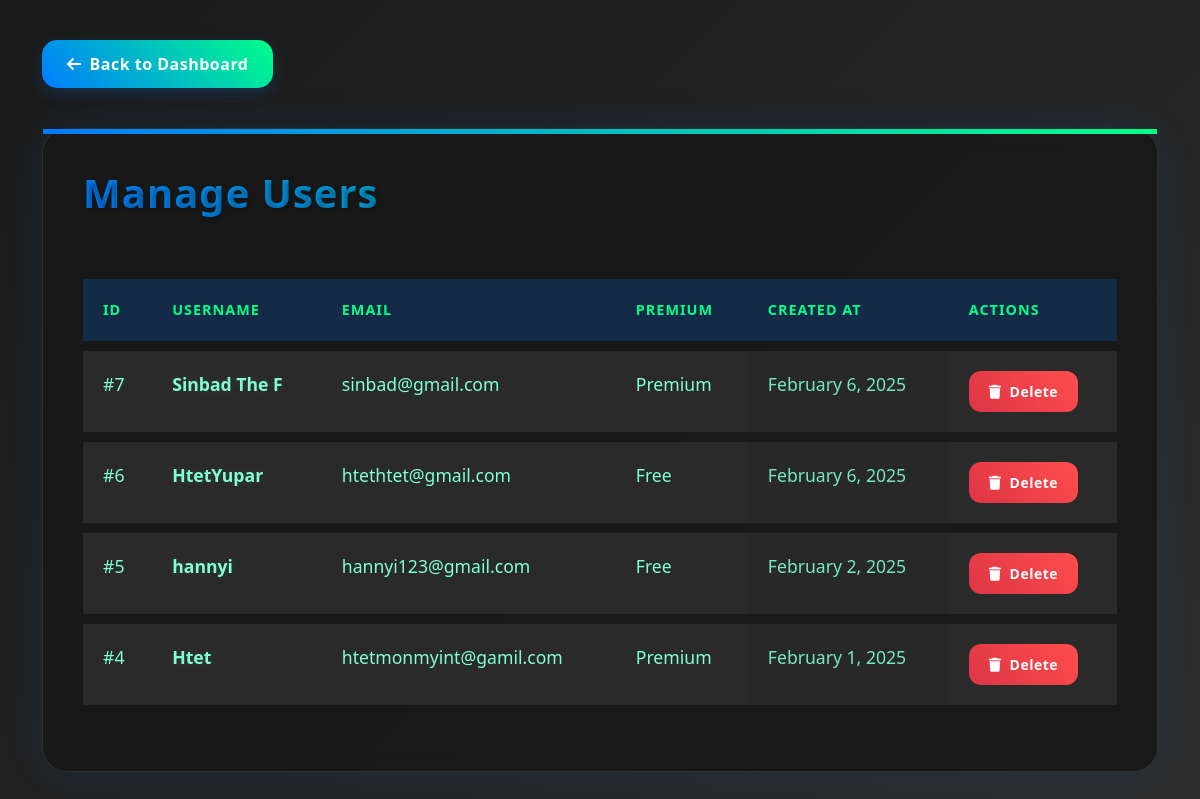
The app's page /admin/manage_users.php (signed in) with its own data.
### tables this page shows
CREATE TABLE `users` (
  `user_id` int(11) NOT NULL,
  `username` varchar(20) NOT NULL,
  `email` varchar(100) NOT NULL,
  `password` varchar(255) NOT NULL,
  `created_at` timestamp NOT NULL DEFAULT current_timestamp(),
  `is_admin` tinyint(1) DEFAULT 0,
  `profile_image` varchar(255) DEFAULT NULL,
  `is_premium` tinyint(1) DEFAULT 0
);

### admin/manage_users.php (the view, shortened to what this page needs)
<?php
require_once '../config/database.php';
$stmt = $pdo->query("SELECT user_id, username, email, created_at, is_premium FROM users ORDER BY created_at DESC");
$users = $stmt->fetchAll();
?>
<!DOCTYPE html>
<html lang="en">
<head>
    <link href="https://cdn.jsdelivr.net/npm/bootstrap@5.3.0/dist/css/bootstrap.min.css" rel="stylesheet">
    <link rel="stylesheet" href="https://cdnjs.cloudflare.com/ajax/libs/font-awesome/6.4.0/css/all.min.css">
</head>
<body>
    <div class="container">
        <a href="dashboard.php" class="back-btn">
            <i class="fas fa-arrow-left me-2"></i>Back to Dashboard
        </a>
        <div class="users-container">
            <h2 class="page-title">Manage Users</h2>
            <div class="table-responsive">
                <table class="table">
                    <thead>
                        <tr>
                            <th>ID</th>
                            <th>Username</th>
                            <th>Email</th>
                            <th>Premium</th>
                            <th>Created At</th>
                            <th>Actions</th>
                        </tr>
                    </thead>
                    <tbody>
                        <?php foreach ($users as $user): ?>
                            <tr>
                                <td>#<?php echo $user['user_id']; ?></td>
                                <td class="user-name"><?php echo htmlspecialchars($user['username']); ?></td>
                                <td class="user-email"><?php echo htmlspecialchars($user['email']); ?></td>
                                <td>
                                    <span class="status-badge status-<?php echo $user['is_premium'] ? 'premium' : 'free'; ?>">
                                        <?php echo $user['is_premium'] ? 'Premium' : 'Free'; ?>
                                    </span>
                                </td>
                                <td class="user-date"><?php echo date('F j, Y', strtotime($user['created_at'])); ?></td>
                                <td>
                                    <button type="button" class="btn btn-danger btn-sm" onclick="confirmDelete(<?php echo $user['user_id']; ?>, '<?php echo htmlspecialchars($user['username']); ?>')">
                                        <i class="fas fa-trash me-2"></i>Delete
                                    </button>
                                </td>
                            </tr>
                        <?php endforeach; ?>
                    </tbody>
                </table>
            </div>
        </div>
    </div>
</body>
</html>
</body>
</html>

### admin/manage_users.php (style rules this page uses)
body { background: linear-gradient(135deg, #1a1a1a 0%, #2d2d2d 100%); color: #7fffd4; min-height: 100vh; padding: 40px 0; }
.users-container { background: rgba(25, 25, 25, 0.95); border-radius: 25px; padding: 40px; margin: 20px auto; box-shadow: 0 0 40px rgba(0,123,255,0.1); border: 1px solid rgba(255, 255, 255, 0.1); position: relative; backdrop-filter: blur(10px); }
.users-container::before { content: ''; position: absolute; top: 0; left: 0; right: 0; height: 5px; background: linear-gradient(90deg, #007bff, #00ff88); }
.table { color: #7fffd4; margin-top: 20px; border-collapse: separate; border-spacing: 0 10px; }
.table thead th { background: rgba(0, 123, 255, 0.2); border: none; color: #00ff88; font-weight: 600; padding: 20px; text-transform: uppercase; letter-spacing: 1px; font-size: 0.9rem; }
.table tbody td { background: rgba(45, 45, 45, 0.9); border: none; padding: 20px; font-size: 1.1rem; transition: all 0.3s ease; color: #7fffd4; }
.user-email { color: #7fffd4; font-weight: 500; }
.user-date { color: #7fffd4; font-size: 0.95rem; opacity: 0.9; }
.user-name { font-weight: 600; color: #7fffd4; text-shadow: 0 0 10px rgba(255, 255, 255, 0.1); }
.table tbody tr { transform: scale(1); transition: all 0.3s ease; }
.btn-danger { background: linear-gradient(45deg, #dc3545, #ff4d4d); border: none; padding: 10px 20px; border-radius: 12px; transition: all 0.3s ease; font-weight: 600; letter-spacing: 0.5px; }
.page-title { font-size: 2.5rem; font-weight: 800; margin-bottom: 2rem; background: linear-gradient(45deg, #007bff, #00ff88); -webkit-background-clip: text; -webkit-text-fill-color: transparent; text-shadow: 2px 2px 4px rgba(0,0,0,0.3); letter-spacing: 1px; }
.back-btn { background: linear-gradient(45deg, #007bff, #00ff88); border: none; padding: 12px 25px; border-radius: 15px; color: white; text-decoration: none; transition: all 0.3s ease; display: inline-block; margin-bottom: 20px; font-weight: 600; letter-spacing: 0.5px; box-shadow: 0 5px 15px rgba(0,123,255,0.2); }
.user-email { color: #00ff88; font-weight: 500; }
.user-date { color: #adb5bd; font-size: 0.9rem; }
.user-name { font-weight: 600; color: #fff; }

### records on screen
users: user_id "7", username "Sinbad The F", email "sinbad@gmail.com", is_premium "Premium", created_at "February 6, 2025"
users: user_id "6", username "HtetYupar", email "htethtet@gmail.com", is_premium "Free", created_at "February 6, 2025"
users: user_id "5", username "hannyi", email "hannyi123@gmail.com", is_premium "Free", created_at "February 2, 2025"
users: user_id "4", username "Htet", email "htetmonmyint@gamil.com", is_premium "Premium", created_at "February 1, 2025"
